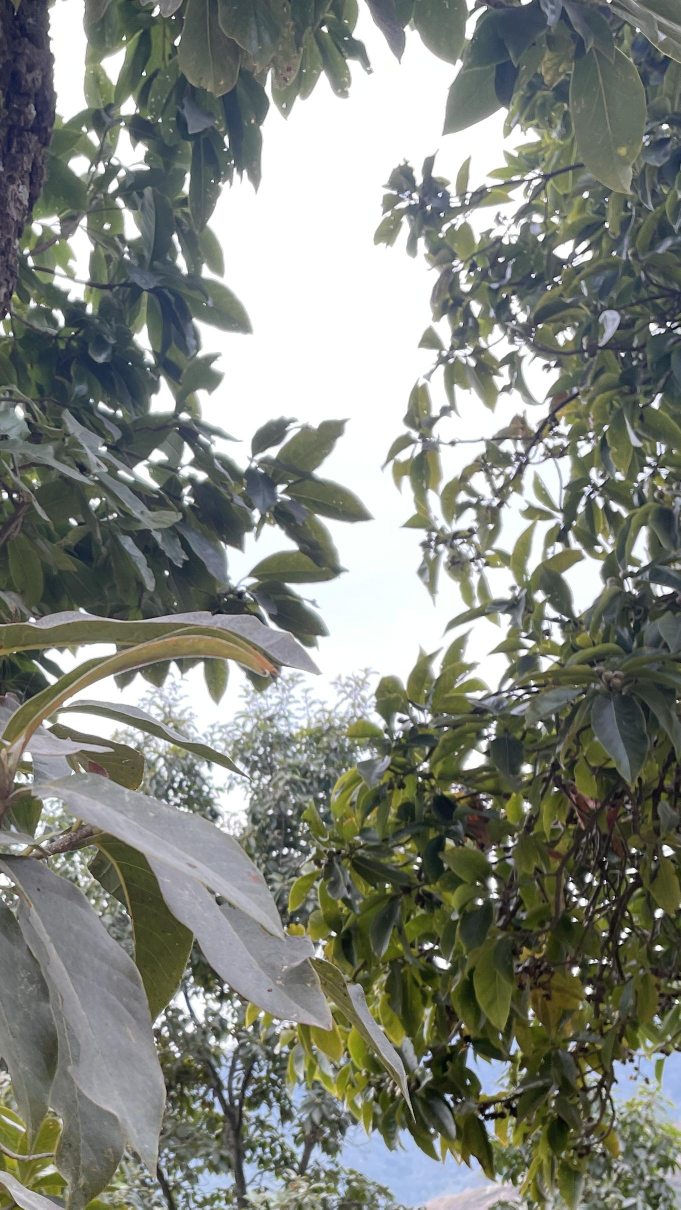
#> input picture outputs/cropped.jpg, 1361 x 2419 px (shown at 1/2 size)
$ python cli.py ../outputs/cropped.jpg   (older library calls are emulated)
#> lines starting #> are read from the running program, lines starting #| are printed output that depends on the picture
### smartcrop/cropper.py
"""
High-level API: SmartCropper.

    from smartcrop import SmartCropper, find_best_crop, crop_for_social

    # Just want coordinates, as fast as possible:
    x0, y0, x1, y1 = find_best_crop("photo.jpg", aspect_ratio="4:5")

    # Crop for a specific platform by name instead of remembering ratios:
    x0, y0, x1, y1 = crop_for_social("photo.jpg", platform="instagram_story")

    # Full result object (image, score, debug view, aesthetic breakdown):
    cropper = SmartCropper()
    result = cropper.crop("photo.jpg", aspect_ratio="4:5")
    result.box                                # (x0, y0, x1, y1) in source pixels
    result.image.save("photo_cropped.jpg")    # PIL Image
    result.aesthetic                          # whole-image aesthetic score breakdown
    result.debug_visualization().save("debug.jpg")

Goal: "looks good posted on social media", not just "technically correct"
----------------------------------------------------------------------
Default scoring weights (see fast_score.py) favor punchy, tight, colorful
crops over merely "contains the subject" ones -- aesthetic terms
(colorfulness, saturation, contrast, sharpness) are weighted comparably to
or above raw subject coverage. If you have a NIMA ONNX model available
(see aesthetics.py docstring), pass use_nima=True to additionally
re-rank the top heuristic candidates by a learned aesthetic-quality score
trained on real human ratings, rather than relying on heuristics alone.

Speed strategy
--------------
All saliency/aesthetic map computation and candidate scoring happens on a
downscaled "working" copy of the image (default: longest side capped at
`analysis_size`, 480px). Scoring is fully vectorized (see fast_score.py)
rather than looping per-candidate in Python. The winning box's coordinates
are then rescaled back to the original image's resolution.
"""

from __future__ import annotations

import time
from dataclasses import dataclass, field
from typing import List, Optional, Union

import cv2
import numpy as np
from PIL import Image

from .aesthetics import compute_aesthetic_maps, image_aesthetic_score, nima_available, nima_score
from .candidates import Box, generate_candidates
from .fast_score import FastScorer
from .saliency import compute_saliency
from .social import resolve_aspect_ratio


def _load_bgr(source: Union[str, np.ndarray, Image.Image]) -> np.ndarray:
#> called with source = '../outputs/cropped.jpg'
    if isinstance(source, np.ndarray):
        return source
    if isinstance(source, Image.Image):
        return cv2.cvtColor(np.array(source.convert("RGB")), cv2.COLOR_RGB2BGR)
    # assume path
    img = cv2.imread(source, cv2.IMREAD_COLOR)
#> img is the input picture: shape (2419, 1361, 3); mean B, G, R 124.5, 133, 129
    if img is None:
        # Fall back to PIL for formats OpenCV can't read (e.g. some PNG/HEIC
        # variants), then convert.
        pil_img = Image.open(source).convert("RGB")
        img = cv2.cvtColor(np.array(pil_img), cv2.COLOR_RGB2BGR)
    return img


@dataclass
class CropResult:
    box: Box                       # (x0, y0, x1, y1) in ORIGINAL image pixel coords
    score: float
    aesthetic: dict                # whole-image aesthetic score breakdown (0-100 each)
    elapsed_seconds: float
    saliency_map: np.ndarray       # working-resolution, float32 HxW, 0..1
    source_bgr: np.ndarray         # original, full-resolution image
    nima_score: Optional[float] = None   # learned aesthetic score of the chosen crop, if used
    _top_boxes_working: np.ndarray = field(repr=False, default=None)  # (N,4) working-res
    _scale: float = field(repr=False, default=1.0)

    @property
    def image(self) -> Image.Image:
        """The cropped result as a PIL Image (RGB), at full source resolution."""
        x0, y0, x1, y1 = self.box
        crop = self.source_bgr[y0:y1, x0:x1]
        return Image.fromarray(cv2.cvtColor(crop, cv2.COLOR_BGR2RGB))

    # [31 lines left out: function debug_visualization, not called in this run]


class SmartCropper:
    """
    Fast, saliency + aesthetic-quality based cropping, tuned for "looks
    good posted on social media" rather than just "technically correct".
    No training, no GPU required for the default heuristic mode.

    Parameters
    ----------
    saliency_backend : str
        "auto" | "spectral" | "fine" | "u2net". See saliency.py.
    weights : dict, optional
        Override scoring term weights; see fast_score.FastScorer.score.
    analysis_size : int
        Longest-side cap (in pixels) for the working image used during
        saliency/aesthetic analysis and candidate scoring. Smaller = faster,
        larger = slightly more precise box placement. 480 is a good default
        (sub-100ms on most photos); bump to ~800 if you need finer
        placement on very detailed images and can spend a bit more time.
    use_nima : bool
        If True and a NIMA ONNX model is available (see aesthetics.py),
        re-rank the top `nima_top_k` heuristic candidates by a learned
        aesthetic-quality score instead of trusting the heuristic top
        pick outright. Silently falls back to heuristic-only if no NIMA
        model is present. Adds one small-model inference call per
        shortlisted candidate (typically well under 200ms total for
        nima_top_k=8 on CPU).
    nima_top_k : int
        How many top heuristic candidates to re-rank with NIMA.
    """

    def __init__(
        self,
        saliency_backend: str = "auto",
        weights: Optional[dict] = None,
        analysis_size: int = 480,
        use_nima: bool = False,
        nima_top_k: int = 8,
    ):
        self.saliency_backend = saliency_backend
        self.weights = weights
        self.analysis_size = analysis_size
        self.use_nima = use_nima
        self.nima_top_k = nima_top_k

    def crop(
        self,
        source: Union[str, np.ndarray, Image.Image],
        aspect_ratio: Union[str, float, None] = None,
        aspect_ratios: Optional[List] = None,
        scales: Optional[List[float]] = None,
        x_steps: int = 9,
        y_steps: int = 9,
    ) -> CropResult:
        """
        Find the best crop for an image. See module docstring for the
        speed strategy. Returns a CropResult; use `.box` for just the
        rectangle coordinates, or `find_best_crop()` for a bare tuple.
        """
        t0 = time.perf_counter()
        img_bgr = _load_bgr(source)
        h, w = img_bgr.shape[:2]

        scale = min(1.0, self.analysis_size / max(h, w))
        if scale < 1.0:
            work = cv2.resize(
                img_bgr, (max(1, int(round(w * scale))), max(1, int(round(h * scale)))),
                interpolation=cv2.INTER_AREA,
            )
        else:
            work = img_bgr
            scale = 1.0
        wh, ww = work.shape[:2]

        if aspect_ratio is not None:
            ar_list = [aspect_ratio]
        elif aspect_ratios is not None:
            ar_list = list(aspect_ratios)
        else:
            ar_list = ["1:1", "4:5", "3:4", "16:9", "9:16", f"{w}:{h}"]

        scales = scales or [0.5, 0.6, 0.7, 0.8, 0.9, 1.0]

        saliency = compute_saliency(work, backend=self.saliency_backend)
        aes_maps = compute_aesthetic_maps(work)

        boxes = generate_candidates(
            ww, wh, aspect_ratios=ar_list, scales=scales, x_steps=x_steps, y_steps=y_steps,
        )
        if not boxes:
            boxes = [(0, 0, ww, wh)]

        scorer = FastScorer(
            saliency=saliency,
            sharpness=aes_maps.sharpness,
            colorfulness=aes_maps.colorfulness,
            saturation=aes_maps.saturation,
            luminance=aes_maps.luminance,
        )
        scores, box_arr = scorer.score(boxes, weights=self.weights)
        order = np.argsort(scores)[::-1]

        best_idx = order[0]
        best_nima = None

        # Optional: re-rank the top-K heuristic candidates with a learned
        # aesthetic model instead of trusting the heuristic #1 outright.
        if self.use_nima and nima_available():
            top_k_idx = order[: self.nima_top_k]
            inv = 1.0 / scale
            nima_scores = []
            for idx in top_k_idx:
                bx = box_arr[idx]
                x0, y0, x1, y1 = (
                    max(0, int(bx[0] * inv)), max(0, int(bx[1] * inv)),
                    min(w, int(bx[2] * inv)), min(h, int(bx[3] * inv)),
                )
                crop_full = img_bgr[y0:y1, x0:x1]
                if crop_full.size == 0:
                    nima_scores.append(-1.0)
                    continue
                nima_scores.append(nima_score(crop_full))
            best_local = int(np.argmax(nima_scores))
            best_idx = top_k_idx[best_local]
            best_nima = nima_scores[best_local]

        best_box_working = box_arr[best_idx]

        inv = 1.0 / scale
        best_box_full = tuple(
            int(round(v))
            for v in (
                best_box_working[0] * inv,
                best_box_working[1] * inv,
                best_box_working[2] * inv,
                best_box_working[3] * inv,
            )
        )
        best_box_full = (
            max(0, min(best_box_full[0], w - 1)),
            max(0, min(best_box_full[1], h - 1)),
            max(1, min(best_box_full[2], w)),
            max(1, min(best_box_full[3], h)),
        )

        aesthetic = image_aesthetic_score(img_bgr)
        elapsed = time.perf_counter() - t0

        return CropResult(
            box=best_box_full,
            score=float(scores[best_idx]),
            aesthetic=aesthetic,
            elapsed_seconds=elapsed,
            saliency_map=saliency,
            source_bgr=img_bgr,
            nima_score=best_nima,
            _top_boxes_working=box_arr[order],
            _scale=scale,
        )


# [37 lines left out: functions find_best_crop, crop_for_social, not called in this run]

### smartcrop/saliency.py
"""
Saliency estimation backends.

Given a BGR image (as loaded by OpenCV), produce a single-channel
float32 "importance map" of the same height/width, normalized to [0, 1],
where higher values mean "more visually interesting / worth keeping in
the crop".

Two backends are provided:

- "spectral"    OpenCV's StaticSaliencySpectralResidual. Fast, no model
                download, decent at finding regions that stand out from
                their surroundings (color/contrast/texture anomalies).
                This is the default and requires nothing extra.

- "fine"        OpenCV's StaticSaliencyFineGrained. Tends to highlight
                edges/texture detail more than broad regions. Useful as
                a second opinion or blended with "spectral".

- "u2net"       Optional deep-learning backend (U^2-Net, salient object
                detection) via onnxruntime, IF the user has placed a
                u2netp.onnx model file in smartcrop/models/. This is not
                downloaded automatically (keeps the base install light
                and offline-friendly); see README for how to add it.
                Falls back to "spectral" automatically if the model
                file / onnxruntime is not available.
"""

from __future__ import annotations

import os
from typing import Optional

import cv2
import numpy as np

_MODEL_DIR = os.path.join(os.path.dirname(__file__), "models")
_U2NET_PATH = os.path.join(_MODEL_DIR, "u2netp.onnx")


def _normalize(mat: np.ndarray) -> np.ndarray:
    mat = mat.astype(np.float32)
    lo, hi = float(mat.min()), float(mat.max())
    if hi - lo < 1e-6:
        return np.zeros_like(mat, dtype=np.float32)
    return (mat - lo) / (hi - lo)


def _spectral_residual(image_bgr: np.ndarray) -> np.ndarray:
    detector = cv2.saliency.StaticSaliencySpectralResidual_create()
    success, saliency_map = detector.computeSaliency(image_bgr)
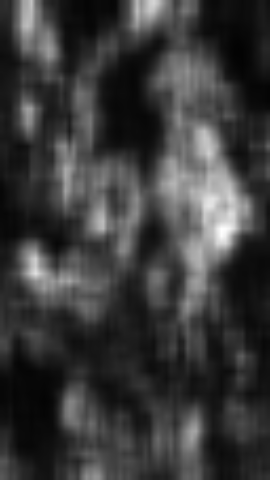
#> saliency_map: shape (480, 270) float32; min 0.0115, max 0.999, mean 0.232
#> success = True
    if not success:
        raise RuntimeError("OpenCV spectral residual saliency computation failed")
    return _normalize(saliency_map)
#> in _normalize, `lo, hi = float(mat.min()), float(mat.max())`: lo = 0.0115; hi = 0.999


def _fine_grained(image_bgr: np.ndarray) -> np.ndarray:
    detector = cv2.saliency.StaticSaliencyFineGrained_create()
    success, saliency_map = detector.computeSaliency(image_bgr)
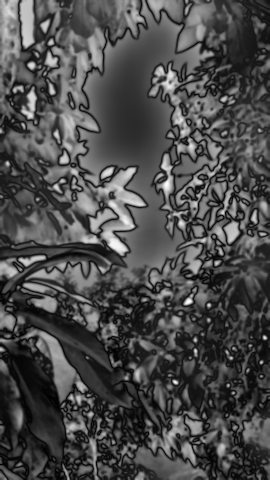
#> saliency_map: shape (480, 270) float32; min 0, max 1, mean 0.293
#> success = True
    if not success:
        raise RuntimeError("OpenCV fine-grained saliency computation failed")
    return _normalize(saliency_map)
#> in _normalize (call 2), `lo, hi = float(mat.min()), float(mat.max())`: lo = 0; hi = 1


_ORT_SESSION = None  # lazily created, cached across calls


def _u2net_available() -> bool:
    if not os.path.isfile(_U2NET_PATH):
        return False
    try:
        import onnxruntime  # noqa: F401
        return True
    except ImportError:
        return False


# [24 lines left out: function _u2net, not called in this run]


def compute_saliency(
    image_bgr: np.ndarray,
    backend: str = "auto",
    blend_fine_grained: bool = True,
) -> np.ndarray:
    """
    Compute a normalized [0, 1] saliency map for an image.

    Parameters
    ----------
    image_bgr : np.ndarray
        Input image in BGR order (OpenCV's default), shape (H, W, 3).
    backend : str
        One of "auto", "u2net", "spectral", "fine".
        "auto" uses u2net if a model file has been supplied, otherwise
        falls back to the spectral residual method.
    blend_fine_grained : bool
        When using the "spectral" backend, additionally blend in the
        fine-grained saliency map (average of the two). This tends to
        give smoother, more reliable maps for photos with subtle
        subjects. Ignored for the "u2net" backend.

    Returns
    -------
    np.ndarray, shape (H, W), dtype float32, values in [0, 1]
    """
    backend = backend.lower()

    if backend == "auto":
        backend = "u2net" if _u2net_available() else "spectral"

    if backend == "u2net":
        if not _u2net_available():
            raise RuntimeError(
                f"u2net backend requested but model not found at {_U2NET_PATH} "
                "(or onnxruntime not installed). See README for setup, or use "
                "backend='spectral' instead."
            )
        return _u2net(image_bgr)

    if backend == "spectral":
        sal = _spectral_residual(image_bgr)
        if blend_fine_grained:
            try:
                fine = _fine_grained(image_bgr)
                sal = _normalize(0.6 * sal + 0.4 * fine)
            except Exception:
                pass
        return sal

    if backend == "fine":
        return _fine_grained(image_bgr)

    raise ValueError(f"Unknown saliency backend: {backend!r}")

### smartcrop/aesthetics.py
"""
Lightweight, no-training aesthetic quality signals.

These are classic, fast, well-established image-quality heuristics (no
deep model, no download) used both:

1. per-candidate-crop, as extra terms in the crop scorer (so the chosen
   rectangle isn't just "contains the salient pixels" but also "is a
   reasonably well-exposed, sharp, non-flat-looking region"), and

2. whole-image, via `image_aesthetic_score`, to answer "is this a good /
   aesthetically pleasing photo" independent of cropping -- useful for
   filtering or ranking a batch of images.

All per-pixel maps are designed to be summed with integral images so that
scoring any crop rectangle is an O(1) lookup instead of an O(pixels) scan
-- this is what makes scoring thousands of crop candidates fast.
"""

from __future__ import annotations

import os
from dataclasses import dataclass

import cv2
import numpy as np

_MODEL_DIR = os.path.join(os.path.dirname(__file__), "models")


def _normalize(mat: np.ndarray) -> np.ndarray:
    mat = mat.astype(np.float32)
    lo, hi = float(mat.min()), float(mat.max())
    if hi - lo < 1e-6:
        return np.zeros_like(mat, dtype=np.float32)
    return (mat - lo) / (hi - lo)


@dataclass
class AestheticMaps:
    sharpness: np.ndarray      # local edge energy (|Laplacian|), normalized 0..1
    colorfulness: np.ndarray   # local chroma magnitude (Hasler-Susstrunk style), 0..1
    saturation: np.ndarray     # local HSV saturation, 0..1 -- "vibrance"/punch
    luminance: np.ndarray      # grayscale, 0..1 (used for contrast/exposure)


def compute_aesthetic_maps(image_bgr: np.ndarray) -> AestheticMaps:
    """
    Compute per-pixel maps used for both crop scoring and global scoring.
    Cheap: a Laplacian, a couple of channel subtractions, one cvtColor.
    Intended to be called on an already-downscaled working image.
    """
    b = image_bgr[:, :, 0].astype(np.float32)
    g = image_bgr[:, :, 1].astype(np.float32)
    r = image_bgr[:, :, 2].astype(np.float32)

    gray = cv2.cvtColor(image_bgr, cv2.COLOR_BGR2GRAY).astype(np.float32) / 255.0
    hsv = cv2.cvtColor(image_bgr, cv2.COLOR_BGR2HSV)
#> hsv: shape (480, 270, 3); mean H, S, V 59.2, 42.7, 135.9
    saturation = hsv[:, :, 1].astype(np.float32) / 255.0

    lap = cv2.Laplacian(gray, cv2.CV_32F, ksize=3)
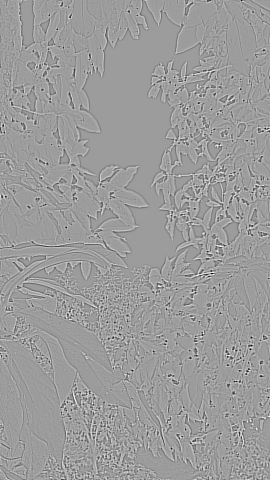
#> lap: shape (480, 270) float32; min -5.11, max 3.23, mean -6.17e-05; drawn with min black and max white
    sharpness = _normalize(np.abs(lap))
#> in _normalize, `mat = mat.astype(np.float32)`:
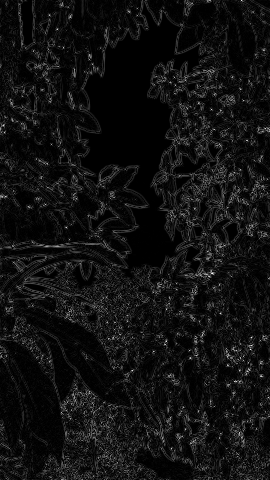
#> mat: shape (480, 270) float32; min 0, max 5.11, mean 0.344; drawn with min black and max white
#> in _normalize, `lo, hi = float(mat.min()), float(mat.max())`: lo = 0; hi = 5.11

    rg = r - g
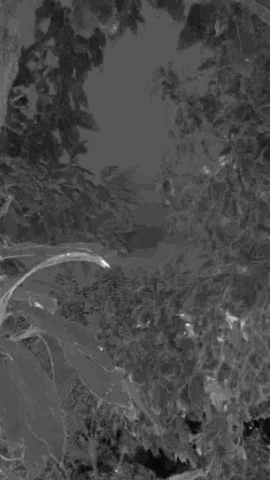
#> rg: shape (480, 270) float32; min -27, max 52, mean -4; drawn with min black and max white
    yb = 0.5 * (r + g) - b
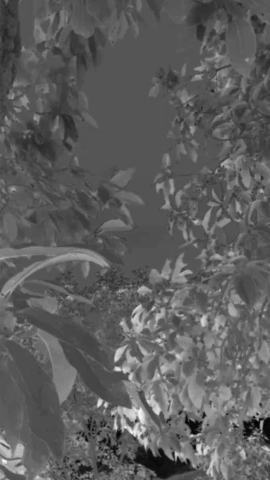
#> yb: shape (480, 270) float32; min -65, max 129, mean 6.4; drawn with min black and max white
    colorfulness = _normalize(np.sqrt(rg**2 + yb**2))
#> in _normalize (call 2), `mat = mat.astype(np.float32)`:
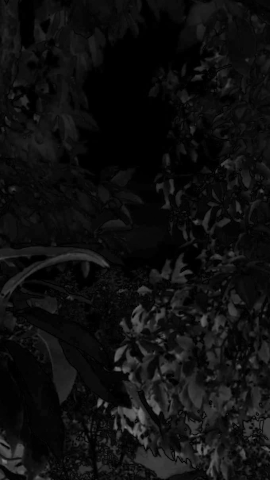
#> mat: shape (480, 270) float32; min 0, max 129, mean 15.3
#> in _normalize (call 2), `lo, hi = float(mat.min()), float(mat.max())`: hi = 129
#> (the rest of the program and of its run is left out)
